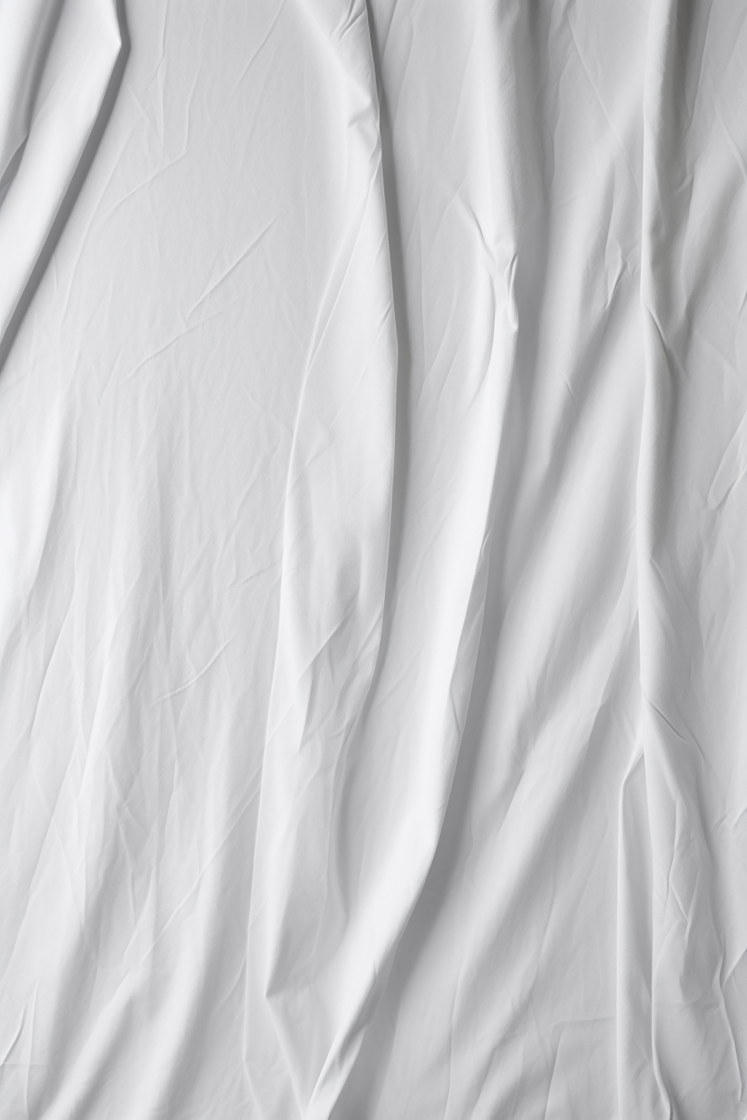
#> input picture psicologa-lia-moraes/case/texturas/papel-amassado.jpg, 3733 x 5600 px, found by its file name (shown at 1/5 size)
$ python preparar.py
#> lines starting #> are read from the running program, lines starting #| are printed output that depends on the picture
# Prepara as texturas do case como "mapas" em cinza neutro (média 128) para usar em overlay/soft-light:
# assim elas marcam a matéria (dobra, trama, grão, retícula) sem lavar a cor do fundo.
# uso: python3 -I texturas/preparar.py   (rodar dentro de case/)
import numpy as np, cv2
from PIL import Image
W, H = 1080, 1350
def mapa(src, dst, desvio, crop=None, gira=False):
#> called with src = 'texturas/papel-amassado.jpg', dst = 'texturas/m-papel-amassado.png', desvio = 34, gira = False
    im = Image.open(src).convert('L')
    if gira: im = im.rotate(90, expand=True)
    s = max(W / im.width, H / im.height) * (crop or 1)
#> s = 0.289
    im = im.resize((round(im.width * s), round(im.height * s)), Image.LANCZOS)
#> im: PIL image 1080x1620 L
    x, y = (im.width - W) // 2, (im.height - H) // 2
#> x = 0; y = 135
    a = np.asarray(im.crop((x, y, x + W, y + H))).astype(np.float32)
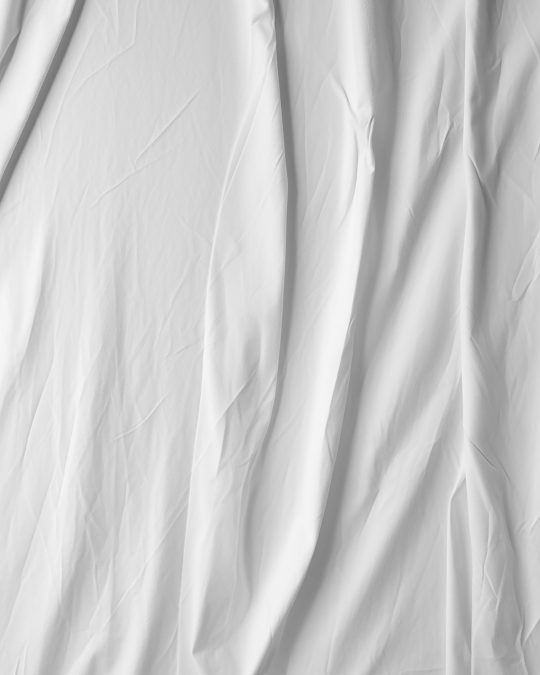
#> a: shape (1350, 1080) float32 (shown at 1/2 size); min 106, max 247, mean 203
    a = (a - a.mean()) / (a.std() + 1e-6) * desvio + 128
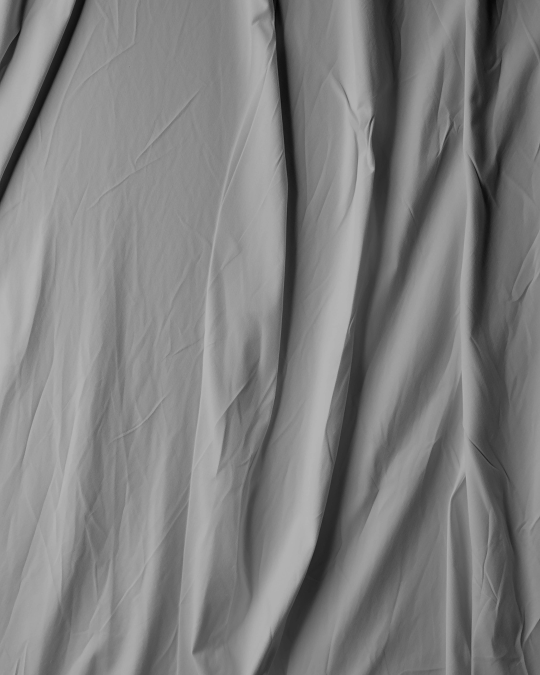
#> a: shape (1350, 1080) float32 (shown at 1/2 size); min 2.18, max 185.1, mean 128
    Image.fromarray(np.clip(a, 0, 255).astype(np.uint8)).save(dst); print('ok', dst)
#| ok texturas/m-papel-amassado.png
mapa('texturas/papel-amassado.jpg', 'texturas/m-papel-amassado.png', 34)
mapa('texturas/linho-canvas.jpg', 'texturas/m-linho.png', 30, crop=1.0, gira=True)
#> (the run stopped early here; a loop or call above may not have finished)
